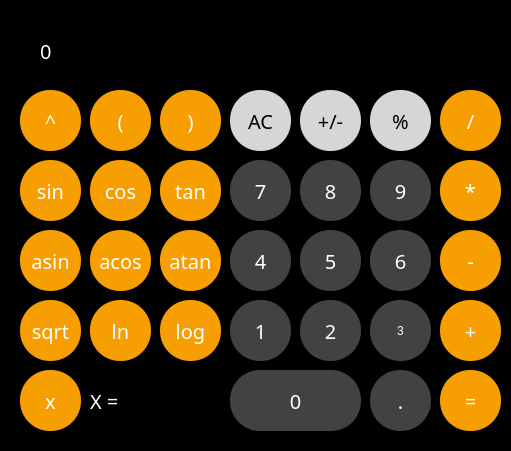
   <widget class="QFrame" name="Calc">
    <property name="geometry">
     <rect>
      <x>0</x>
      <y>0</y>
      <width>511</width>
      <height>451</height>
     </rect>
    </property>
    <property name="font">
     <font>
      <family>Quicksand</family>
      <pointsize>15</pointsize>
      <italic>false</italic>
      <bold>false</bold>
     </font>
    </property>
    <property name="styleSheet">
     <string notr="true"> background-color: rgb(0, 0, 0);</string>
    </property>
    <property name="frameShape">
     <enum>QFrame::StyledPanel</enum>
    </property>
    <property name="frameShadow">
     <enum>QFrame::Raised</enum>
    </property>
    <widget class="QPushButton" name="pushButton_9">
     <property name="geometry">
      <rect>
       <x>370</x>
       <y>160</y>
       <width>61</width>
       <height>61</height>
      </rect>
     </property>
     <property name="font">
      <font>
       <family>Quicksand</family>
       <pointsize>15</pointsize>
       <italic>false</italic>
       <bold>false</bold>
      </font>
     </property>
     <property name="mouseTracking">
      <bool>false</bool>
     </property>
     <property name="styleSheet">
      <string notr="true">QPushButton {
   
   color: white;
   border-radius: 30px;
   background-color: rgb(66, 66, 66)
}
QPushButton:pressed {
    background-color: qlineargradient(x1: 0, y1: 0, x2: 0, y2: 1,
                                      stop: 0 #FF7832, stop: 1 #FF9739);
}</string>
     </property>
     <property name="text">
      <string>9</string>
     </property>
    </widget>
    <widget class="QPushButton" name="pushButton_8">
     <property name="geometry">
      <rect>
       <x>300</x>
       <y>160</y>
       <width>61</width>
       <height>61</height>
      </rect>
     </property>
     <property name="font">
      <font>
       <family>Quicksand</family>
       <pointsize>15</pointsize>
       <italic>false</italic>
       <bold>false</bold>
      </font>
     </property>
     <property name="mouseTracking">
      <bool>false</bool>
     </property>
     <property name="styleSheet">
      <string notr="true">QPushButton {
   
   color: white;
   border-radius: 30px;
   background-color: rgb(66, 66, 66)
}
QPushButton:pressed {
    background-color: qlineargradient(x1: 0, y1: 0, x2: 0, y2: 1,
                                      stop: 0 #FF7832, stop: 1 #FF9739);
}</string>
     </property>
     <property name="text">
      <string>8</string>
     </property>
    </widget>
    <widget class="QPushButton" name="pushButton_7">
     <property name="geometry">
      <rect>
       <x>230</x>
       <y>160</y>
       <width>61</width>
       <height>61</height>
      </rect>
     </property>
     <property name="font">
      <font>
       <family>Quicksand</family>
       <pointsize>15</pointsize>
       <italic>false</italic>
       <bold>false</bold>
      </font>
     </property>
     <property name="mouseTracking">
      <bool>false</bool>
     </property>
     <property name="styleSheet">
      <string notr="true">QPushButton {
   
   color: white;
   border-radius: 30px;
   background-color: rgb(66, 66, 66)
}
QPushButton:pressed {
    background-color: qlineargradient(x1: 0, y1: 0, x2: 0, y2: 1,
                                      stop: 0 #FF7832, stop: 1 #FF9739);
}</string>
     </property>
     <property name="text">
      <string>7</string>
     </property>
    </widget>
    <widget class="QPushButton" name="pushButton_6">
     <property name="geometry">
      <rect>
       <x>370</x>
       <y>230</y>
       <width>61</width>
       <height>61</height>
      </rect>
     </property>
     <property name="font">
      <font>
       <family>Quicksand</family>
       <pointsize>15</pointsize>
       <italic>false</italic>
       <bold>false</bold>
      </font>
     </property>
     <property name="mouseTracking">
      <bool>false</bool>
     </property>
     <property name="styleSheet">
      <string notr="true">QPushButton {
   
   color: white;
   border-radius: 30px;
   background-color: rgb(66, 66, 66)
}
QPushButton:pressed {
    background-color: qlineargradient(x1: 0, y1: 0, x2: 0, y2: 1,
                                      stop: 0 #FF7832, stop: 1 #FF9739);
}</string>
     </property>
     <property name="text">
      <string>6</string>
     </property>
    </widget>
    <widget class="QPushButton" name="pushButton_4">
     <property name="geometry">
      <rect>
       <x>230</x>
       <y>230</y>
       <width>61</width>
       <height>61</height>
      </rect>
     </property>
     <property name="font">
      <font>
       <family>Quicksand</family>
       <pointsize>15</pointsize>
       <italic>false</italic>
       <bold>false</bold>
      </font>
     </property>
     <property name="mouseTracking">
      <bool>false</bool>
     </property>
     <property name="styleSheet">
      <string notr="true">QPushButton {
   
   color: white;
   border-radius: 30px;
   background-color: rgb(66, 66, 66)
}
QPushButton:pressed {
    background-color: qlineargradient(x1: 0, y1: 0, x2: 0, y2: 1,
                                      stop: 0 #FF7832, stop: 1 #FF9739);
}</string>
     </property>
     <property name="text">
      <string>4</string>
     </property>
    </widget>
    <widget class="QPushButton" name="pushButton_5">
     <property name="geometry">
      <rect>
       <x>300</x>
       <y>230</y>
       <width>61</width>
       <height>61</height>
      </rect>
     </property>
     <property name="font">
      <font>
       <family>Quicksand</family>
       <pointsize>15</pointsize>
       <italic>false</italic>
       <bold>false</bold>
      </font>
     </property>
     <property name="mouseTracking">
      <bool>false</bool>
     </property>
     <property name="styleSheet">
      <string notr="true">QPushButton {
   
   color: white;
   border-radius: 30px;
   background-color: rgb(66, 66, 66)
}
QPushButton:pressed {
    background-color: qlineargradient(x1: 0, y1: 0, x2: 0, y2: 1,
                                      stop: 0 #FF7832, stop: 1 #FF9739);
}</string>
     </property>
     <property name="text">
      <string>5</string>
     </property>
    </widget>
    <widget class="QPushButton" name="pushButton_3">
     <property name="geometry">
      <rect>
       <x>370</x>
       <y>300</y>
       <width>61</width>
       <height>61</height>
      </rect>
     </property>
     <property name="mouseTracking">
      <bool>false</bool>
     </property>
     <property name="styleSheet">
      <string notr="true">QPushButton {
   
   color: white;
   border-radius: 30px;
   background-color: rgb(66, 66, 66)
}
QPushButton:pressed {
    background-color: qlineargradient(x1: 0, y1: 0, x2: 0, y2: 1,
                                      stop: 0 #FF7832, stop: 1 #FF9739);
}</string>
     </property>
     <property name="text">
      <string>3</string>
     </property>
    </widget>
    <widget class="QPushButton" name="pushButton_1">
     <property name="geometry">
      <rect>
       <x>230</x>
       <y>300</y>
       <width>61</width>
       <height>61</height>
      </rect>
     </property>
     <property name="font">
      <font>
       <family>Quicksand</family>
       <pointsize>15</pointsize>
       <italic>false</italic>
       <bold>false</bold>
       <kerning>true</kerning>
      </font>
     </property>
     <property name="mouseTracking">
      <bool>false</bool>
     </property>
     <property name="styleSheet">
      <string notr="true">QPushButton {
   
   color: white;
   border-radius: 30px;
   background-color: rgb(66, 66, 66)
}
QPushButton:pressed {
    background-color: qlineargradient(x1: 0, y1: 0, x2: 0, y2: 1,
                                      stop: 0 #FF7832, stop: 1 #FF9739);
}</string>
     </property>
     <property name="text">
      <string>1</string>
     </property>
    </widget>
    <widget class="QPushButton" name="pushButton_2">
     <property name="geometry">
      <rect>
       <x>300</x>
       <y>300</y>
       <width>61</width>
       <height>61</height>
      </rect>
     </property>
     <property name="font">
      <font>
       <family>Quicksand</family>
       <pointsize>15</pointsize>
       <italic>false</italic>
       <bold>false</bold>
      </font>
     </property>
     <property name="mouseTracking">
      <bool>false</bool>
     </property>
     <property name="styleSheet">
      <string notr="true">QPushButton {
   
   color: white;
   border-radius: 30px;
   background-color: rgb(66, 66, 66)
}
QPushButton:pressed {
    background-color: qlineargradient(x1: 0, y1: 0, x2: 0, y2: 1,
                                      stop: 0 #FF7832, stop: 1 #FF9739);
}</string>
     </property>
     <property name="text">
      <string>2</string>
     </property>
    </widget>
    <widget class="QPushButton" name="pushButton_0">
     <property name="geometry">
      <rect>
       <x>230</x>
       <y>370</y>
       <width>131</width>
       <height>61</height>
      </rect>
     </property>
     <property name="font">
      <font>
       <family>Quicksand</family>
       <pointsize>15</pointsize>
       <italic>false</italic>
       <bold>false</bold>
      </font>
     </property>
     <property name="mouseTracking">
      <bool>false</bool>
     </property>
     <property name="styleSheet">
      <string notr="true">QPushButton {
   
   color: white;
   border-radius: 30px;
   background-color: rgb(66, 66, 66)
}
QPushButton:pressed {
    background-color: qlineargradient(x1: 0, y1: 0, x2: 0, y2: 1,
                                      stop: 0 #FF7832, stop: 1 #FF9739);
}</string>
     </property>
     <property name="text">
      <string>0</string>
     </property>
    </widget>
    <widget class="QPushButton" name="pushButton_point">
     <property name="geometry">
      <rect>
       <x>370</x>
       <y>370</y>
       <width>61</width>
       <height>61</height>
      </rect>
     </property>
     <property name="font">
      <font>
       <family>Quicksand</family>
       <pointsize>15</pointsize>
       <italic>false</italic>
       <bold>false</bold>
      </font>
     </property>
     <property name="mouseTracking">
      <bool>false</bool>
     </property>
     <property name="styleSheet">
      <string notr="true">QPushButton {
   
   color: white;
   border-radius: 30px;
   background-color: rgb(66, 66, 66)
}
QPushButton:pressed {
    background-color: qlineargradient(x1: 0, y1: 0, x2: 0, y2: 1,
                                      stop: 0 #FF7832, stop: 1 #FF9739);
}</string>
     </property>
     <property name="text">
      <string>.</string>
     </property>
    </widget>
    <widget class="QPushButton" name="pushButton_equal">
     <property name="geometry">
      <rect>
       <x>440</x>
       <y>370</y>
       <width>61</width>
       <height>61</height>
      </rect>
     </property>
     <property name="font">
      <font>
       <family>Quicksand</family>
       <pointsize>15</pointsize>
       <italic>false</italic>
       <bold>false</bold>
       <kerning>true</kerning>
      </font>
     </property>
     <property name="mouseTracking">
      <bool>false</bool>
     </property>
     <property name="styleSheet">
      <string notr="true">QPushButton {

   color: white;
   border-radius: 30px;
   background-color: #F79E02
}
QPushButton:pressed {
    background-color: qlineargradient(x1: 0, y1: 0, x2: 0, y2: 1,
                                      stop: 0 #FF7832, stop: 1 #FF9739);
}</string>
     </property>
     <property name="text">
      <string>=</string>
     </property>
    </widget>
    <widget class="QPushButton" name="pushButton_plus">
     <property name="geometry">
      <rect>
       <x>440</x>
       <y>300</y>
       <width>61</width>
       <height>61</height>
      </rect>
     </property>
     <property name="font">
      <font>
       <family>Quicksand</family>
       <pointsize>15</pointsize>
       <italic>false</italic>
       <bold>false</bold>
      </font>
     </property>
     <property name="mouseTracking">
      <bool>false</bool>
     </property>
     <property name="styleSheet">
      <string notr="true">QPushButton {

   color: white;
   border-radius: 30px;
   background-color: #F79E02
}
QPushButton:pressed {
    background-color: qlineargradient(x1: 0, y1: 0, x2: 0, y2: 1,
                                      stop: 0 #FF7832, stop: 1 #FF9739);
}</string>
     </property>
     <property name="text">
      <string>+</string>
     </property>
    </widget>
    <widget class="QPushButton" name="pushButton_minus">
     <property name="geometry">
      <rect>
       <x>440</x>
       <y>230</y>
       <width>61</width>
       <height>61</height>
      </rect>
     </property>
     <property name="font">
      <font>
       <family>Quicksand</family>
       <pointsize>15</pointsize>
       <italic>false</italic>
       <bold>false</bold>
      </font>
     </property>
     <property name="mouseTracking">
      <bool>false</bool>
     </property>
     <property name="styleSheet">
      <string notr="true">QPushButton {

   color: white;
   border-radius: 30px;
   background-color: #F79E02
}
QPushButton:pressed {
    background-color: qlineargradient(x1: 0, y1: 0, x2: 0, y2: 1,
                                      stop: 0 #FF7832, stop: 1 #FF9739);
}</string>
     </property>
     <property name="text">
      <string>-</string>
     </property>
    </widget>
    <widget class="QPushButton" name="pushButton_multy">
     <property name="geometry">
      <rect>
       <x>440</x>
       <y>160</y>
       <width>61</width>
       <height>61</height>
      </rect>
     </property>
     <property name="font">
      <font>
       <family>Quicksand</family>
       <pointsize>15</pointsize>
       <italic>false</italic>
       <bold>false</bold>
       <kerning>true</kerning>
      </font>
     </property>
     <property name="mouseTracking">
      <bool>false</bool>
     </property>
     <property name="styleSheet">
      <string notr="true">QPushButton {

   color: white;
   border-radius: 30px;
   background-color: #F79E02
}
QPushButton:pressed {
    background-color: qlineargradient(x1: 0, y1: 0, x2: 0, y2: 1,
                                      stop: 0 #FF7832, stop: 1 #FF9739);
}</string>
     </property>
     <property name="text">
      <string>*</string>
     </property>
    </widget>
    <widget class="QPushButton" name="pushButton_div">
     <property name="geometry">
      <rect>
       <x>440</x>
       <y>90</y>
       <width>61</width>
       <height>61</height>
      </rect>
     </property>
     <property name="font">
      <font>
       <family>Quicksand</family>
       <pointsize>15</pointsize>
       <italic>false</italic>
       <bold>false</bold>
      </font>
     </property>
     <property name="mouseTracking">
      <bool>false</bool>
     </property>
     <property name="styleSheet">
      <string notr="true">QPushButton {

   color: white;
   border-radius: 30px;
   background-color: #F79E02
}
QPushButton:pressed {
    background-color: qlineargradient(x1: 0, y1: 0, x2: 0, y2: 1,
                                      stop: 0 #FF7832, stop: 1 #FF9739);
}</string>
     </property>
     <property name="text">
      <string>/</string>
     </property>
    </widget>
    <widget class="QPushButton" name="pushButton_plus_minus">
     <property name="geometry">
      <rect>
       <x>300</x>
       <y>90</y>
       <width>61</width>
       <height>61</height>
      </rect>
     </property>
     <property name="font">
      <font>
       <family>Quicksand</family>
       <pointsize>15</pointsize>
       <italic>false</italic>
       <bold>false</bold>
       <kerning>true</kerning>
      </font>
     </property>
     <property name="mouseTracking">
      <bool>false</bool>
     </property>
     <property name="styleSheet">
      <string notr="true">QPushButton {
   
   color: black;
   border-radius: 30px;
   background-color: rgb(214, 214, 214)
}
QPushButton:pressed {
    background-color: qlineargradient(x1: 0, y1: 0, x2: 0, y2: 1,
                                      stop: 0 #FF7832, stop: 1 #FF9739);
}</string>
     </property>
     <property name="text">
      <string>+/-</string>
     </property>
    </widget>
    <widget class="QPushButton" name="pushButton_AC">
     <property name="geometry">
      <rect>
       <x>230</x>
       <y>90</y>
       <width>61</width>
       <height>61</height>
      </rect>
     </property>
     <property name="font">
      <font>
       <family>Quicksand</family>
       <pointsize>15</pointsize>
       <italic>false</italic>
       <bold>false</bold>
       <kerning>true</kerning>
      </font>
     </property>
     <property name="mouseTracking">
      <bool>false</bool>
     </property>
     <property name="styleSheet">
      <string notr="true">QPushButton {
   
   color: black;
   border-radius: 30px;
   background-color: rgb(214, 214, 214)
}
QPushButton:pressed {
    background-color: qlineargradient(x1: 0, y1: 0, x2: 0, y2: 1,
                                      stop: 0 #FF7832, stop: 1 #FF9739);
}</string>
     </property>
     <property name="text">
      <string>AC</string>
     </property>
    </widget>
    <widget class="QPushButton" name="pushButton_mod">
     <property name="geometry">
      <rect>
       <x>370</x>
       <y>90</y>
       <width>61</width>
       <height>61</height>
      </rect>
     </property>
     <property name="font">
      <font>
       <family>Quicksand</family>
       <pointsize>15</pointsize>
       <italic>false</italic>
       <bold>false</bold>
       <kerning>true</kerning>
      </font>
     </property>
     <property name="mouseTracking">
      <bool>false</bool>
     </property>
     <property name="styleSheet">
      <string notr="true">QPushButton {
   
   color: black;
   border-radius: 30px;
   background-color: rgb(214, 214, 214)
}
QPushButton:pressed {
    background-color: qlineargradient(x1: 0, y1: 0, x2: 0, y2: 1,
                                      stop: 0 #FF7832, stop: 1 #FF9739);
}</string>
     </property>
     <property name="text">
      <string>%</string>
     </property>
    </widget>
    <widget class="QLabel" name="result">
     <property name="geometry">
      <rect>
       <x>40</x>
       <y>20</y>
       <width>441</width>
       <height>61</height>
      </rect>
     </property>
     <property name="font">
      <font>
       <family>Quicksand</family>
       <pointsize>15</pointsize>
       <italic>false</italic>
       <bold>false</bold>
      </font>
     </property>
     <property name="styleSheet">
      <string notr="true">QLabel {
  qproperty-alignment: 'AlignVCenter | AlignRight';
color: white;
}

</string>
     </property>
     <property name="text">
      <string>0</string>
     </property>
    </widget>
    <widget class="QPushButton" name="pushButton_right_bracket">
     <property name="geometry">
      <rect>
       <x>160</x>
       <y>90</y>
       <width>61</width>
       <height>61</height>
      </rect>
     </property>
     <property name="font">
      <font>
       <family>Quicksand</family>
       <pointsize>15</pointsize>
       <italic>false</italic>
       <bold>false</bold>
       <kerning>true</kerning>
      </font>
     </property>
     <property name="mouseTracking">
      <bool>false</bool>
     </property>
     <property name="styleSheet">
      <string notr="true">QPushButton {
   color: white;
   border-radius: 30px;
   background-color: #F79E02
}
QPushButton:pressed {
    background-color: qlineargradient(x1: 0, y1: 0, x2: 0, y2: 1,
                                      stop: 0 #FF7832, stop: 1 #FF9739);
}</string>
     </property>
     <property name="text">
      <string>)</string>
     </property>
    </widget>
    <widget class="QPushButton" name="pushButton_left_bracket">
     <property name="geometry">
      <rect>
       <x>90</x>
       <y>90</y>
       <width>61</width>
       <height>61</height>
      </rect>
     </property>
     <property name="font">
      <font>
       <family>Quicksand</family>
       <pointsize>15</pointsize>
       <italic>false</italic>
       <bold>false</bold>
       <kerning>true</kerning>
      </font>
     </property>
     <property name="mouseTracking">
      <bool>false</bool>
     </property>
     <property name="styleSheet">
      <string notr="true">QPushButton {
   color: white;
   border-radius: 30px;
   background-color: #F79E02
}
QPushButton:pressed {
    background-color: qlineargradient(x1: 0, y1: 0, x2: 0, y2: 1,
                                      stop: 0 #FF7832, stop: 1 #FF9739);
}</string>
     </property>
     <property name="text">
      <string>(</string>
     </property>
    </widget>
    <widget class="QPushButton" name="pushButton_pow">
     <property name="geometry">
      <rect>
       <x>20</x>
       <y>90</y>
       <width>61</width>
       <height>61</height>
      </rect>
     </property>
     <property name="font">
      <font>
       <family>Quicksand</family>
       <pointsize>15</pointsize>
       <italic>false</italic>
       <bold>false</bold>
       <kerning>true</kerning>
      </font>
     </property>
     <property name="mouseTracking">
      <bool>false</bool>
     </property>
     <property name="styleSheet">
      <string notr="true">QPushButton {
   color: white;
   border-radius: 30px;
   background-color: #F79E02
}
QPushButton:pressed {
    background-color: qlineargradient(x1: 0, y1: 0, x2: 0, y2: 1,
                                      stop: 0 #FF7832, stop: 1 #FF9739);
}</string>
     </property>
     <property name="text">
      <string>^</string>
     </property>
    </widget>
    <widget class="QPushButton" name="pushButton_sin">
     <property name="geometry">
      <rect>
       <x>20</x>
       <y>160</y>
       <width>61</width>
       <height>61</height>
      </rect>
     </property>
     <property name="font">
      <font>
       <family>Quicksand</family>
       <pointsize>15</pointsize>
       <italic>false</italic>
       <bold>false</bold>
       <kerning>true</kerning>
      </font>
     </property>
     <property name="mouseTracking">
      <bool>false</bool>
     </property>
     <property name="styleSheet">
      <string notr="true">QPushButton {
   color: white;
   border-radius: 30px;
   background-color: #F79E02
}
QPushButton:pressed {
    background-color: qlineargradient(x1: 0, y1: 0, x2: 0, y2: 1,
                                      stop: 0 #FF7832, stop: 1 #FF9739);
}</string>
     </property>
     <property name="text">
      <string>sin</string>
     </property>
    </widget>
    <widget class="QPushButton" name="pushButton_cos">
     <property name="geometry">
      <rect>
       <x>90</x>
       <y>160</y>
       <width>61</width>
       <height>61</height>
      </rect>
     </property>
     <property name="font">
      <font>
       <family>Quicksand</family>
       <pointsize>15</pointsize>
       <italic>false</italic>
       <bold>false</bold>
       <kerning>true</kerning>
      </font>
     </property>
     <property name="mouseTracking">
      <bool>false</bool>
     </property>
     <property name="styleSheet">
      <string notr="true">QPushButton {
   color: white;
   border-radius: 30px;
   background-color: #F79E02
}
QPushButton:pressed {
    background-color: qlineargradient(x1: 0, y1: 0, x2: 0, y2: 1,
                                      stop: 0 #FF7832, stop: 1 #FF9739);
}</string>
     </property>
     <property name="text">
      <string>cos</string>
     </property>
    </widget>
    <widget class="QPushButton" name="pushButton_tan">
     <property name="geometry">
      <rect>
       <x>160</x>
       <y>160</y>
       <width>61</width>
       <height>61</height>
      </rect>
     </property>
     <property name="font">
      <font>
       <family>Quicksand</family>
       <pointsize>15</pointsize>
       <italic>false</italic>
       <bold>false</bold>
       <kerning>true</kerning>
      </font>
     </property>
     <property name="mouseTracking">
      <bool>false</bool>
     </property>
     <property name="styleSheet">
      <string notr="true">QPushButton {
   color: white;
   border-radius: 30px;
   background-color: #F79E02
}
QPushButton:pressed {
    background-color: qlineargradient(x1: 0, y1: 0, x2: 0, y2: 1,
                                      stop: 0 #FF7832, stop: 1 #FF9739);
}</string>
     </property>
     <property name="text">
      <string>tan</string>
     </property>
    </widget>
    <widget class="QPushButton" name="pushButton_acos">
     <property name="geometry">
      <rect>
       <x>90</x>
       <y>230</y>
       <width>61</width>
       <height>61</height>
      </rect>
     </property>
     <property name="font">
      <font>
       <family>Quicksand</family>
       <pointsize>15</pointsize>
       <italic>false</italic>
       <bold>false</bold>
       <kerning>true</kerning>
      </font>
     </property>
     <property name="mouseTracking">
      <bool>false</bool>
     </property>
     <property name="styleSheet">
      <string notr="true">QPushButton {
   color: white;
   border-radius: 30px;
   background-color: #F79E02
}
QPushButton:pressed {
    background-color: qlineargradient(x1: 0, y1: 0, x2: 0, y2: 1,
                                      stop: 0 #FF7832, stop: 1 #FF9739);
}</string>
     </property>
     <property name="text">
      <string>acos</string>
     </property>
    </widget>
    <widget class="QPushButton" name="pushButton_asin">
     <property name="geometry">
      <rect>
       <x>20</x>
       <y>230</y>
       <width>61</width>
       <height>61</height>
      </rect>
     </property>
     <property name="font">
      <font>
       <family>Quicksand</family>
       <pointsize>15</pointsize>
       <italic>false</italic>
       <bold>false</bold>
       <kerning>true</kerning>
      </font>
     </property>
     <property name="mouseTracking">
      <bool>false</bool>
     </property>
     <property name="styleSheet">
      <string notr="true">QPushButton {
   color: white;
   border-radius: 30px;
   background-color: #F79E02
}
QPushButton:pressed {
    background-color: qlineargradient(x1: 0, y1: 0, x2: 0, y2: 1,
                                      stop: 0 #FF7832, stop: 1 #FF9739);
}</string>
     </property>
     <property name="text">
      <string>asin</string>
     </property>
    </widget>
    <widget class="QPushButton" name="pushButton_atan">
     <property name="geometry">
      <rect>
       <x>160</x>
       <y>230</y>
       <width>61</width>
       <height>61</height>
      </rect>
     </property>
     <property name="font">
      <font>
       <family>Quicksand</family>
       <pointsize>15</pointsize>
       <italic>false</italic>
       <bold>false</bold>
       <kerning>true</kerning>
      </font>
     </property>
     <property name="mouseTracking">
      <bool>false</bool>
     </property>
     <property name="styleSheet">
      <string notr="true">QPushButton {
   color: white;
   border-radius: 30px;
   background-color: #F79E02
}
QPushButton:pressed {
    background-color: qlineargradient(x1: 0, y1: 0, x2: 0, y2: 1,
                                      stop: 0 #FF7832, stop: 1 #FF9739);
}</string>
     </property>
     <property name="text">
      <string>atan</string>
     </property>
    </widget>
    <widget class="QPushButton" name="pushButton_sqrt">
     <property name="geometry">
      <rect>
       <x>20</x>
       <y>300</y>
       <width>61</width>
       <height>61</height>
      </rect>
     </property>
     <property name="font">
      <font>
       <family>Quicksand</family>
       <pointsize>15</pointsize>
       <italic>false</italic>
       <bold>false</bold>
       <kerning>true</kerning>
      </font>
     </property>
     <property name="mouseTracking">
      <bool>false</bool>
     </property>
     <property name="styleSheet">
      <string notr="true">QPushButton {
   color: white;
   border-radius: 30px;
   background-color: #F79E02
}
QPushButton:pressed {
    background-color: qlineargradient(x1: 0, y1: 0, x2: 0, y2: 1,
                                      stop: 0 #FF7832, stop: 1 #FF9739);
}</string>
     </property>
     <property name="text">
      <string>sqrt</string>
     </property>
    </widget>
    <widget class="QPushButton" name="pushButton_ln">
     <property name="geometry">
      <rect>
       <x>90</x>
       <y>300</y>
       <width>61</width>
       <height>61</height>
      </rect>
     </property>
     <property name="font">
      <font>
       <family>Quicksand</family>
       <pointsize>15</pointsize>
       <italic>false</italic>
       <bold>false</bold>
       <kerning>true</kerning>
      </font>
     </property>
     <property name="mouseTracking">
      <bool>false</bool>
     </property>
     <property name="styleSheet">
      <string notr="true">QPushButton {
   color: white;
   border-radius: 30px;
   background-color: #F79E02
}
QPushButton:pressed {
    background-color: qlineargradient(x1: 0, y1: 0, x2: 0, y2: 1,
                                      stop: 0 #FF7832, stop: 1 #FF9739);
}</string>
     </property>
     <property name="text">
      <string>ln</string>
     </property>
    </widget>
    <widget class="QPushButton" name="pushButton_log">
     <property name="geometry">
      <rect>
       <x>160</x>
       <y>300</y>
       <width>61</width>
       <height>61</height>
      </rect>
     </property>
     <property name="font">
      <font>
       <family>Quicksand</family>
       <pointsize>15</pointsize>
       <italic>false</italic>
       <bold>false</bold>
       <kerning>true</kerning>
      </font>
     </property>
     <property name="mouseTracking">
      <bool>false</bool>
     </property>
     <property name="styleSheet">
      <string notr="true">QPushButton {
   color: white;
   border-radius: 30px;
   background-color: #F79E02
}
QPushButton:pressed {
    background-color: qlineargradient(x1: 0, y1: 0, x2: 0, y2: 1,
                                      stop: 0 #FF7832, stop: 1 #FF9739);
}</string>
     </property>
     <property name="text">
      <string>log</string>
     </property>
    </widget>
    <widget class="QPushButton" name="pushButton_x">
     <property name="geometry">
      <rect>
       <x>20</x>
       <y>370</y>
       <width>61</width>
       <height>61</height>
      </rect>
     </property>
     <property name="font">
      <font>
       <family>Quicksand</family>
       <pointsize>15</pointsize>
       <italic>false</italic>
       <bold>false</bold>
      </font>
     </property>
     <property name="mouseTracking">
      <bool>false</bool>
     </property>
     <property name="styleSheet">
      <string notr="true">QPushButton {
   color: white;
   border-radius: 30px;
   background-color: #F79E02
}
QPushButton:pressed {
    background-color: qlineargradient(x1: 0, y1: 0, x2: 0, y2: 1,
                                      stop: 0 #FF7832, stop: 1 #FF9739);
}</string>
     </property>
     <property name="text">
      <string>x</string>
     </property>
    </widget>
    <widget class="QLabel" name="xxx">
     <property name="geometry">
      <rect>
       <x>90</x>
       <y>380</y>
       <width>41</width>
       <height>41</height>
      </rect>
     </property>
     <property name="font">
      <font>
       <family>Quicksand</family>
       <pointsize>15</pointsize>
       <italic>false</italic>
       <bold>false</bold>
      </font>
     </property>
     <property name="styleSheet">
      <string notr="true">QLabel {
  qproperty-alignment: 'AlignVCenter | AlignRight';
color: white;
}

</string>
     </property>
     <property name="text">
      <string>X = </string>
     </property>
    </widget>
    <widget class="QLineEdit" name="lineEdit_x">
     <property name="geometry">
      <rect>
       <x>130</x>
       <y>380</y>
       <width>91</width>
       <height>41</height>
      </rect>
     </property>
     <property name="font">
      <font>
       <family>Quicksand</family>
       <pointsize>15</pointsize>
       <italic>false</italic>
       <bold>false</bold>
      </font>
     </property>
     <property name="styleSheet">
      <string notr="true">   color: white;</string>
     </property>
    </widget>
   </widget>
